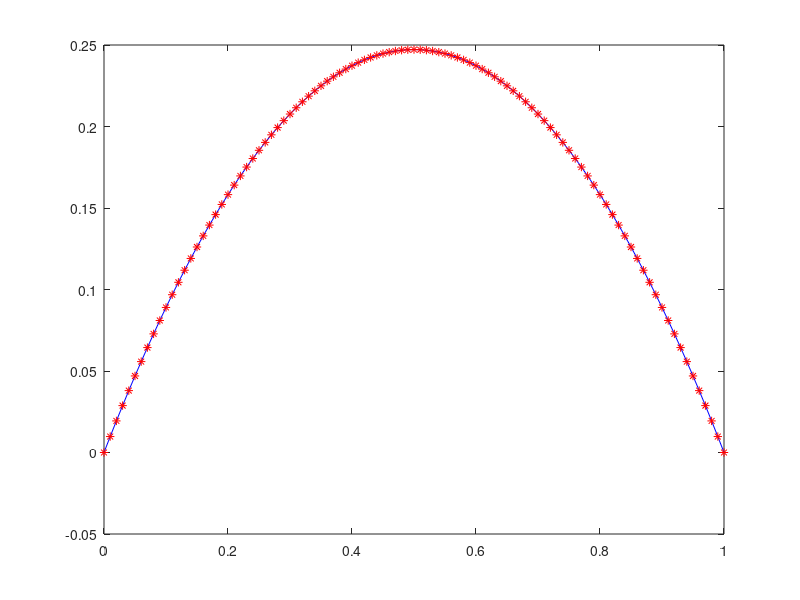

The MATLAB script that drew this image:
clear all;
close all;

x0 = 0;
xf = 1;

t = 0;

N = 100;
M = 250;
h = (xf-x0)/N;

mu = 0.45;

delt = mu*h^2;

for j=1:N+1
    x(j) = (j-1)*h;
    U0(j) = x(j)*(1-x(j));
end

for i=1:M
    uspl = U0(2) - 2*h*(exp(-t)-U0(1));
    U2(1) = mu*uspl + (1-2*mu)*U0(1) + mu*U0(2) + delt*exp(-t)*(2);
    
    for j = 2:N
        U2(j) = mu*U0(j-1) + (1-2*mu)*U0(j) + mu*U0(j+1) + delt*exp(-t)*(x(j)^2-x(j)+2);
    end
    uspl2 = -2*h*exp(-t) + U0(N);
    U2(N+1) = mu*U0(N) + (1-2*mu)*U0(N+1) + mu*uspl2 + delt*exp(-t)*(2);
    
    U0 = U2;
    t = t + delt;
    
end

for j = 1:N+1
Uex(j) = exp(-t)*x(j)*(1-x(j));
end

plot(x,Uex,'b');
hold on;
plot(x,U2,'r*');

err = abs(max(U2-Uex));


